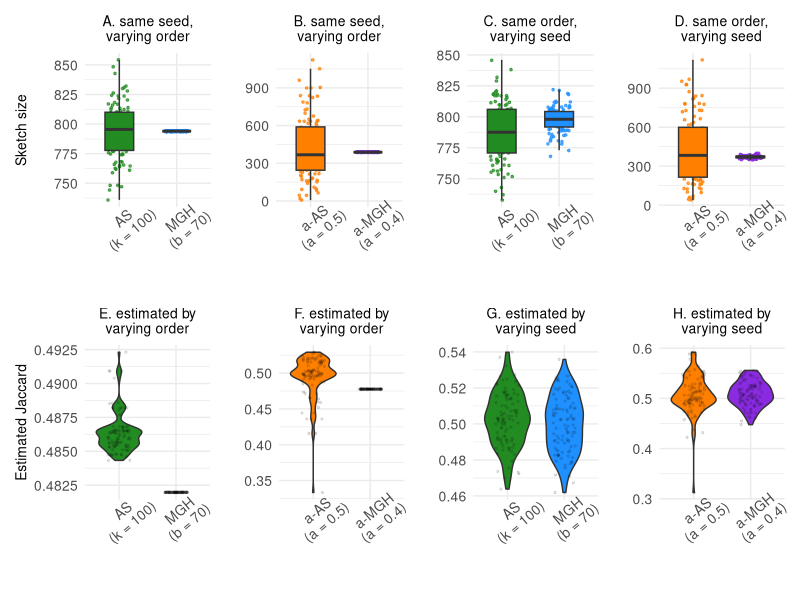

This figure's R source:
library(readr)
library(dplyr)
library(ggplot2)
library(tidyr)
library(patchwork)

angle = 40
color_as = "forestgreen"
color_mgh = "dodgerblue1"
color_alpha_as = "darkorange1"
color_alpha_mgh = "blueviolet"


# Read CSV
df <- read_csv("results/as_vs_mgh_plain_varying_perm.txt")

df_filtered <- df %>%
  filter(pair_id == 4)

# Convert to long format for plotting
df_long <- df_filtered %>%
  select(as_sketch_size_A, mgh_sketch_size_A) %>%
  pivot_longer(
    cols = everything(),
    names_to = "method",
    values_to = "sketch_size"
  )

# Boxplot + jitter
p1 <- ggplot(df_long, aes(x = method, y = sketch_size, fill = method)) +
  geom_jitter(aes(color = method), width = 0.2, alpha = 0.7, size = 0.6) +
  geom_boxplot(outlier.shape = NA, width = 0.5) +
  theme_minimal() +
  labs(
    x = "",
    y = "Sketch size",
    title = "A. same seed,\nvarying order"
  ) +
  scale_fill_manual(values = c(
    "as_sketch_size_A" = color_as,
    "mgh_sketch_size_A" = color_mgh
  )) +
  scale_color_manual(values = c(
    "as_sketch_size_A" = color_as,
    "mgh_sketch_size_A" = color_mgh
  )) +
  scale_x_discrete(labels = c(
    as_sketch_size_A = "AS\n(k = 100)",
    mgh_sketch_size_A = "MGH\n(b = 70)"
  )) +
  theme(
    plot.title = element_text(size = 10, hjust = 0.5),
    axis.title = element_text(size = 10),
    axis.text.x = element_text(size = 10, angle = angle, hjust = 0.5),
    axis.text.y = element_text(size = 10),
    legend.position = "none"
  )




# Read CSV
df <- read_csv("results/as_vs_mgh_plain_varying_seed.txt")

df_filtered <- df %>%
  filter(pair_id == 4)

# Convert to long format for plotting
df_long <- df_filtered %>%
  select(as_sketch_size_A, mgh_sketch_size_A) %>%
  pivot_longer(
    cols = everything(),
    names_to = "method",
    values_to = "sketch_size"
  )

# Boxplot + jitter
p2 <- ggplot(df_long, aes(x = method, y = sketch_size, fill = method)) +
  geom_jitter(aes(color = method), width = 0.2, alpha = 0.7, size = 0.6) +
  geom_boxplot(outlier.shape = NA, width = 0.5) +
  theme_minimal() +
  labs(
    x = "",
    y = "",
    title = "C. same order,\nvarying seed"
  ) +
  scale_fill_manual(values = c(
    "as_sketch_size_A" = color_as,
    "mgh_sketch_size_A" = color_mgh
  )) +
  scale_color_manual(values = c(
    "as_sketch_size_A" = color_as,
    "mgh_sketch_size_A" = color_mgh
  )) +
  scale_x_discrete(labels = c(
    as_sketch_size_A = "AS\n(k = 100)",
    mgh_sketch_size_A = "MGH\n(b = 70)"
  )) +
  theme(
    plot.title = element_text(size = 10, hjust = 0.5),
    axis.title = element_text(size = 10),
    axis.text.x = element_text(size = 10, angle = angle, hjust = 0.5),
    axis.text.y = element_text(size = 10),
    legend.position = "none"
  )



# Read CSV
df <- read_csv("results/alpha_as_vs_alpha_mgh_varying_perm.txt")

df_filtered <- df %>%
  filter(pair_id == 4)

# Convert to long format for plotting
df_long <- df_filtered %>%
  select(as_sketch_size_A, mgh_sketch_size_A) %>%
  pivot_longer(
    cols = everything(),
    names_to = "method",
    values_to = "sketch_size"
  )

# Boxplot + jitter
p3 <- ggplot(df_long, aes(x = method, y = sketch_size, fill = method)) +
  geom_jitter(aes(color = method), width = 0.2, alpha = 0.7, size = 0.6) +
  geom_boxplot(outlier.shape = NA, width = 0.5) +
  theme_minimal() +
  labs(
    x = "",
    y = "",
    title = "B. same seed,\nvarying order"
  ) +
  scale_fill_manual(values = c(
    "as_sketch_size_A" = color_alpha_as,
    "mgh_sketch_size_A" = color_alpha_mgh
  )) +
  scale_color_manual(values = c(
    "as_sketch_size_A" = color_alpha_as,
    "mgh_sketch_size_A" = color_alpha_mgh
  )) +
  scale_x_discrete(labels = c(
    as_sketch_size_A = "a-AS\n(a = 0.5)",
    mgh_sketch_size_A = "a-MGH\n(a = 0.4)"
  )) +
  theme(
    plot.title = element_text(size = 10, hjust = 0.5),
    axis.title = element_text(size = 10),
    axis.text.x = element_text(size = 10, angle = angle, hjust = 0.5),
    axis.text.y = element_text(size = 10),
    legend.position = "none"
  )



# Read CSV
df <- read_csv("results/alpha_as_vs_alpha_mgh_varying_seed.txt")

df_filtered <- df %>%
  filter(pair_id == 4)

# Convert to long format for plotting
df_long <- df_filtered %>%
  select(as_sketch_size_A, mgh_sketch_size_A) %>%
  pivot_longer(
    cols = everything(),
    names_to = "method",
    values_to = "sketch_size"
  )

# Boxplot + jitter
p4 <- ggplot(df_long, aes(x = method, y = sketch_size, fill = method)) +
  geom_jitter(aes(color = method), width = 0.2, alpha = 0.7, size = 0.6) +
  geom_boxplot(outlier.shape = NA, width = 0.5) +
  theme_minimal() +
  labs(
    x = "",
    y = "",
    title = "D. same order,\nvarying seed"
  ) +
  scale_fill_manual(values = c(
    "as_sketch_size_A" = color_alpha_as,
    "mgh_sketch_size_A" = color_alpha_mgh
  )) +
  scale_color_manual(values = c(
    "as_sketch_size_A" = color_alpha_as,
    "mgh_sketch_size_A" = color_alpha_mgh
  )) +
  scale_x_discrete(labels = c(
    as_sketch_size_A = "a-AS\n(a = 0.5)",
    mgh_sketch_size_A = "a-MGH\n(a = 0.4)"
  )) +
  theme(
    plot.title = element_text(size = 10, hjust = 0.5),
    axis.title = element_text(size = 10),
    axis.text.x = element_text(size = 10, angle = angle, hjust = 0.5),
    axis.text.y = element_text(size = 10),
    legend.position = "none"
  )





# Read CSV
df <- read_csv("results/as_vs_mgh_plain_varying_perm.txt")

df_filtered <- df %>%
  filter(pair_id == 4)

df_long <- df_filtered %>%
  select(jaccard_as, jaccard_mgh) %>%
  pivot_longer(
    cols = everything(),
    names_to = "method",
    values_to = "jaccard"
  )


# Boxplot + jitter
p5 <- ggplot(df_long, aes(x = method, y = jaccard, fill = method)) +
  geom_violin(outlier.shape = NA, width = 0.8) +
  geom_jitter(width = 0.2, alpha = 0.1, size = 0.5, color='black') +
  theme_minimal() +
  labs(
    x = "",
    y = "Estimated Jaccard",
    title = "E. estimated by\nvarying order"
  ) +
  scale_fill_manual(values = c(
    "jaccard_as" = color_as,
    "jaccard_mgh" = color_mgh
  )) +
  scale_color_manual(values = c(
    "jaccard_as" = color_as,
    "jaccard_mgh" = color_mgh
  )) +
  scale_x_discrete(labels = c(
    jaccard_as = "AS\n(k = 100)",
    jaccard_mgh = "MGH\n(b = 70)"
  )) +
  theme(
    plot.title = element_text(size = 10, hjust = 0.5),
    axis.title = element_text(size = 10),
    axis.text.x = element_text(size = 10, angle = angle, hjust = 0.5),
    axis.text.y = element_text(size = 10),
    legend.position = "none"
  )




# Read CSV
df <- read_csv("results/as_vs_mgh_plain_varying_seed.txt")

df_filtered <- df %>%
  filter(pair_id == 4)

df_long <- df_filtered %>%
  select(jaccard_as, jaccard_mgh) %>%
  pivot_longer(
    cols = everything(),
    names_to = "method",
    values_to = "jaccard"
  )


# Boxplot + jitter
p6 <- ggplot(df_long, aes(x = method, y = jaccard, fill = method)) +
  geom_violin(outlier.shape = NA, width = 0.8) +
  geom_jitter(width = 0.2, alpha = 0.1, size = 0.5, color='black') +
  theme_minimal() +
  labs(
    x = "",
    y = "",
    title = "G. estimated by\nvarying seed"
  ) +
  scale_fill_manual(values = c(
    "jaccard_as" = color_as,
    "jaccard_mgh" = color_mgh
  )) +
  scale_color_manual(values = c(
    "jaccard_as" = color_as,
    "jaccard_mgh" = color_mgh
  )) +
  scale_x_discrete(labels = c(
    jaccard_as = "AS\n(k = 100)",
    jaccard_mgh = "MGH\n(b = 70)"
  )) +
  theme(
    plot.title = element_text(size = 10, hjust = 0.5),
    axis.title = element_text(size = 10),
    axis.text.x = element_text(size = 10, angle = angle, hjust = 0.5),
    axis.text.y = element_text(size = 10),
    legend.position = "none"
  )





# Read CSV
df <- read_csv("results/alpha_as_vs_alpha_mgh_varying_perm.txt")

df_filtered <- df %>%
  filter(pair_id == 4)

df_long <- df_filtered %>%
  select(jaccard_as, jaccard_mgh) %>%
  pivot_longer(
    cols = everything(),
    names_to = "method",
    values_to = "jaccard"
  )


# Boxplot + jitter
p7 <- ggplot(df_long, aes(x = method, y = jaccard, fill = method)) +
  geom_violin(outlier.shape = NA, width = 0.8) +
  geom_jitter(width = 0.2, alpha = 0.1, size = 0.5, color='black') +
  theme_minimal() +
  labs(
    x = "",
    y = "",
    title = "F. estimated by\nvarying order"
  ) +
  scale_fill_manual(values = c(
    "jaccard_as" = color_alpha_as,
    "jaccard_mgh" = color_alpha_mgh
  )) +
  scale_color_manual(values = c(
    "jaccard_as" = color_alpha_as,
    "jaccard_mgh" = color_alpha_mgh
  )) +
  scale_x_discrete(labels = c(
    jaccard_as = "a-AS\n(a = 0.5)",
    jaccard_mgh = "a-MGH\n(a = 0.4)"
  )) +
  theme(
    plot.title = element_text(size = 10, hjust = 0.5),
    axis.title = element_text(size = 10),
    axis.text.x = element_text(size = 10, angle = angle, hjust = 0.5),
    axis.text.y = element_text(size = 10),
    legend.position = "none"
  )





# Read CSV
df <- read_csv("results/alpha_as_vs_alpha_mgh_varying_seed.txt")

df_filtered <- df %>%
  filter(pair_id == 4)

df_long <- df_filtered %>%
  select(jaccard_as, jaccard_mgh) %>%
  pivot_longer(
    cols = everything(),
    names_to = "method",
    values_to = "jaccard"
  )


# Boxplot + jitter
p8 <- ggplot(df_long, aes(x = method, y = jaccard, fill = method)) +
  geom_violin(outlier.shape = NA, width = 0.8) +
  geom_jitter(width = 0.2, alpha = 0.1, size = 0.5, color='black') +
  theme_minimal() +
  labs(
    x = "",
    y = "",
    title = "H. estimated by\nvarying seed"
  ) +
  scale_fill_manual(values = c(
    "jaccard_as" = color_alpha_as,
    "jaccard_mgh" = color_alpha_mgh
  )) +
  scale_color_manual(values = c(
    "jaccard_as" = color_alpha_as,
    "jaccard_mgh" = color_alpha_mgh
  )) +
  scale_x_discrete(labels = c(
    jaccard_as = "a-AS\n(a = 0.5)",
    jaccard_mgh = "a-MGH\n(a = 0.4)"
  )) +
  theme(
    plot.title = element_text(size = 10, hjust = 0.5),
    axis.title = element_text(size = 10),
    axis.text.x = element_text(size = 10, angle = angle, hjust = 0.5),
    axis.text.y = element_text(size = 10),
    legend.position = "none"
  )




cairo_pdf(file="plots/as_vs_mgh.pdf", width=7, height=5)
# Print the plots
(p1 | p3 | p2 | p4) /
(p5 | p7 | p6 | p8 )
dev.off()
